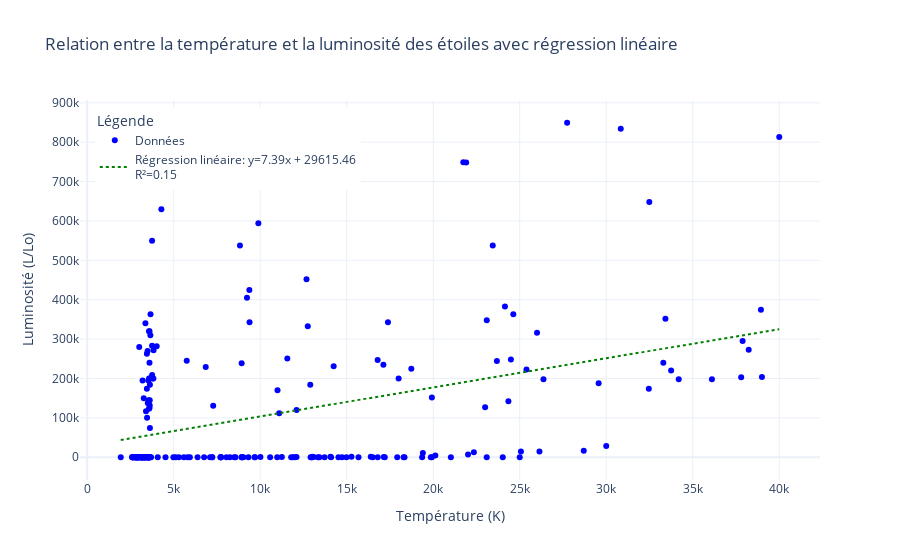

Notebook source saved alongside this figure:
### Markdown cell above
Pour info, Lo = 3.828 x 10^26 Watts et Ro = 6.9551 x 10^8 m

### Code cell
# Calcul de la régression linéaire avec scipy
x = stars['Temperature (K)']
y = stars['Luminosity (L/Lo)']
slope, intercept, r_value, p_value, std_err = linregress(x, y)

# Calcul des valeurs de la ligne de régression
x_line = np.linspace(min(x), max(x), 100)
y_line = slope * x_line + intercept

# Créer le graphique
fig = go.Figure()

# Ajouter le scatter plot des points de données
fig.add_trace(go.Scatter(
    x=x,
    y=y,
    mode='markers',
    name='Données',
    marker=dict(color='blue')
))

# Ajouter la ligne de régression avec l'équation et R^2
fig.add_trace(go.Scatter(
    x=x_line,
    y=y_line,
    mode='lines',
    name=f'Régression linéaire: y={slope:.2f}x + {intercept:.2f}<br>R²={r_value**2:.2f}',
    line=dict(color='green', width=2, dash='dot')
))

# Mise en forme du graphique
fig.update_layout(
    title='Relation entre la température et la luminosité des étoiles avec régression linéaire',
    xaxis_title='Température (K)',
    yaxis_title='Luminosité (L/Lo)',
    template='plotly_white',
    legend=dict(
        x=0.02,
        y=0.98,
        title_text='Légende'
    )
)

# Afficher le graphique
fig.show()

### Figure 1 — Plotly figure (JSON) as saved in the notebook; plotly's stock layout.template omitted (floating-point values rounded to 4 significant figures; data arrays with more than 128 entries replaced by an {"elided": "..."} marker saying what was removed)
{"data": [{"marker": {"color": "blue"}, "mode": "markers", "name": "Données", "type": "scatter", "x": {"elided": "240 int values"}, "y": {"elided": "240 float values"}}, {"line": {"color": "green", "dash": "dot", "width": 2}, "mode": "lines", "name": "Régression linéaire: y=7.39x + 29615.46<br>R²=0.15", "type": "scatter", "x": [1939, 2323.0, 2708.0, 3092.0, 3477.0, 3861.0, 4246.0, 4630.0, 5015.0, 5399.0, 5784.0, 6168, 6552.0, 6937.0, 7321.0, 7706.0, 8090.0, 8475.0, 8859.0, 9244.0, 9628.0, 10010.0, 10397, 10780.0, 11170.0, 11550.0, 11930.0, 12320.0, 12700.0, 13090.0, 13470.0, 13860.0, 14240.0, 14626, 15010.0, 15390.0, 15780.0, 16160.0, 16550.0, 16930.0, 17320.0, 17700.0, 18090.0, 18470.0, 18855, 19240.0, 19620.0, 20010.0, 20390.0, 20780.0, 21160.0, 21550.0, 21930.0, 22320.0, 22700.0, 23084, 23470.0, 23850.0, 24240.0, 24620.0, 25010.0, 25390.0, 25780.0, 26160.0, 26540.0, 26930.0, 27313, 27700.0, 28080.0, 28470.0, 28850.0, 29240.0, 29620.0, 30000.0, 30390.0, 30770.0, 31160.0, 31542, 31930.0, 32310.0, 32700.0, 33080.0, 33460.0, 33850.0, 34230.0, 34620.0, 35000.0, 35390.0, 35771, 36160.0, 36540.0, 36920.0, 37310.0, 37690.0, 38080.0, 38460.0, 38850.0, 39230.0, 39620.0, 40000], "y": [43940.0, 46790.0, 49630.0, 52470.0, 55310.0, 58150.0, 60990.0, 63830.0, 66670.0, 69510.0, 72350.0, 75200.0, 78040.0, 80880.0, 83720.0, 86560.0, 89400.0, 92240.0, 95080.0, 97920.0, 100800.0, 103600.0, 106400.0, 109300.0, 112100.0, 115000.0, 117800.0, 120700.0, 123500.0, 126300.0, 129200.0, 132000.0, 134900.0, 137700.0, 140500.0, 143400.0, 146200.0, 149100.0, 151900.0, 154700.0, 157600.0, 160400.0, 163300.0, 166100.0, 168900.0, 171800.0, 174600.0, 177500.0, 180300.0, 183200.0, 186000.0, 188800.0, 191700.0, 194500.0, 197400.0, 200200.0, 203000.0, 205900.0, 208700.0, 211600.0, 214400.0, 217200.0, 220100.0, 222900.0, 225800.0, 228600.0, 231400.0, 234300.0, 237100.0, 240000.0, 242800.0, 245700.0, 248500.0, 251300.0, 254200.0, 257000.0, 259900.0, 262700.0, 265500.0, 268400.0, 271200.0, 274100.0, 276900.0, 279700.0, 282600.0, 285400.0, 288300.0, 291100.0, 294000.0, 296800.0, 299600.0, 302500.0, 305300.0, 308200.0, 311000.0, 313800.0, 316700.0, 319500.0, 322400.0, 325200.0]}], "layout": {"legend": {"title": {"text": "Légende"}, "x": 0.02, "y": 0.98}, "title": {"text": "Relation entre la température et la luminosité des étoiles avec régression linéaire"}, "xaxis": {"title": {"text": "Température (K)"}}, "yaxis": {"title": {"text": "Luminosité (L/Lo)"}}}}
